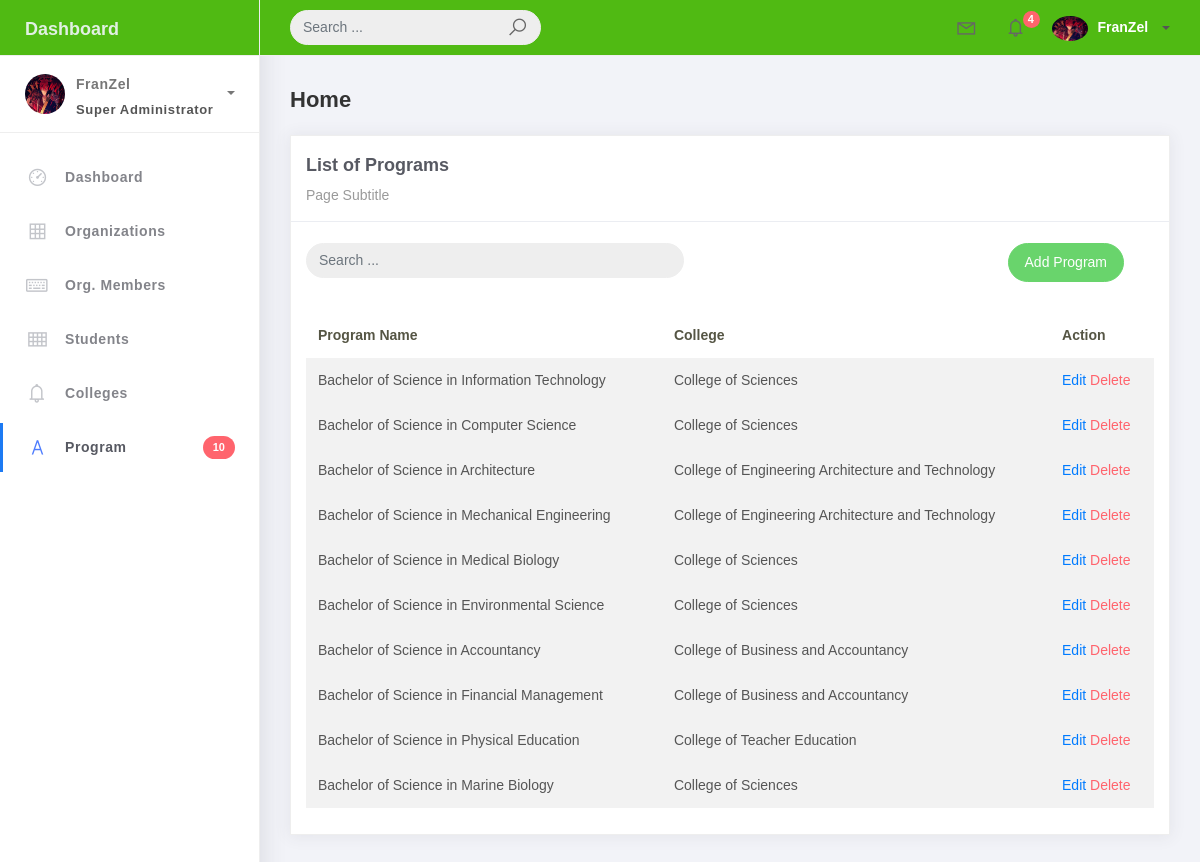
The page /program_list on the database its author committed.
### studentorg/models.py (models this page shows, shortened)
class BaseModel(models.Model):
    created_at = models.DateTimeField(auto_now_add=True, db_index=True)
    updated_at = models.DateTimeField(auto_now=True)
    class Meta:
        abstract = True

class Program(BaseModel):
    prog_name = models.CharField(max_length=150)
    college = models.ForeignKey(College, on_delete=models.CASCADE)

class College(BaseModel):
    college_name = models.CharField(max_length=150)
    def __str__(self):
        return self.college_name

### studentorg/views.py (the view)
# urls.py: path('program_list', ProgramList.as_view(), name='program-list'),
class ProgramList(ListView):
    model = Program
    context_object_name = 'program'
    template_name = 'program_list.html'
    paginate_by = 10
    def get_queryset(self, *args, **kwargs):
        qs = super(ProgramList, self).get_queryset(*args, **kwargs)
        if self.request.GET.get("q") != None:
            query = self.request.GET.get('q')
            qs = qs.filter(Q(prog_name__icontains=query) |
                        Q (college__college_name__icontains=query))
        return qs

### templates/program_list.html (shortened to what this page needs)
{% extends 'base.html' %} {% load static %} {% block content %}
<div class="content">
    <div class="container-fluid">
        <h4 class="page-title">Home</h4>
        <div class="row">
            <div class="col-md-12">
                <div class="card">
                    <div class="card-header">
                        <div class="card-title">List of Programs</div>
                        <div class="card-category">Page Subtitle</div>
                    </div>
                    <br />
                        <div class="col-md-12 row">
                            <div class="col-md-6">
                                <form class="navbar-form nav-search mr-md-3" action="">
                                    <div class="input-group">
                                        <input type="text" placeholder="Search ..." class="form-control" name="q" />
                                        <div class="input-group-append">
                                            <span class="input-group-text">
                                            </span>
                                        </div>
                                    </div>
                                </form>
                            </div>
                            <div class="col-md-6">
                                <div class="pull-right">
                                    <a href="{% url 'program-add' %}" class="btn btn-success btn-rounded">Add Program</a>
                                </div>
                            </div>
                        </div>
                    <div class="card-body">
                        <table class="table table-striped mt-3">
                            <thead>
                                <tr>
                                    <th scope="col">Program Name</th>
                                    <th scope="col">College</th>
                                    <th scope="col">Action</th>
                                </tr>
                            </thead>
                            <tbody>
                                {% for object in object_list %}
                                <tr>
                                        <td>{{ object.prog_name }}</td>
                                        <td>{{ object.college }}</td>
                                        <td>
                                            <a href="{% url 'program-update' pk=object.id %}">Edit</a>
                                            <a href="{% url 'program-delete' pk=object.id %}" class="text-danger">Delete</a>
                                        </td>
                                        <tr>
                                            {% empty%}
                                        </tr>
                                        <td colspan="4" style="text-align: center">
                                            <p> class=text-sm font-weight-bold mb-0">No Records Found</p>
                                        </td>
                                </tr>
                                {% endfor %}
                            </tbody>
                        </table>
                    </div>
                </div>
            </div>
        </div>
    </div>
</div>
{% endblock %}

### rows shown on the page
Program: prog_name "Bachelor of Science in Information Technology", college "College of Sciences"
Program: prog_name "Bachelor of Science in Computer Science", college "College of Sciences"
Program: prog_name "Bachelor of Science in Architecture", college "College of Engineering Architecture and Technology"
Program: prog_name "Bachelor of Science in Mechanical Engineering", college "College of Engineering Architecture and Technology"
Program: prog_name "Bachelor of Science in Medical Biology", college "College of Sciences"
Program: prog_name "Bachelor of Science in Environmental Science", college "College of Sciences"
Program: prog_name "Bachelor of Science in Accountancy", college "College of Business and Accountancy"
Program: prog_name "Bachelor of Science in Financial Management", college "College of Business and Accountancy"
Program: prog_name "Bachelor of Science in Physical Education", college "College of Teacher Education"
Program: prog_name "Bachelor of Science in Marine Biology", college "College of Sciences"
